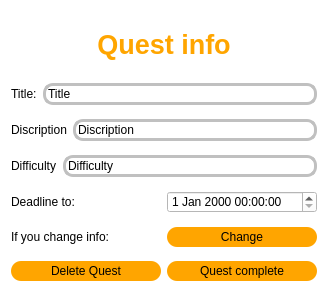
<?xml version="1.0" encoding="UTF-8"?>
<ui version="4.0">
 <class>ShowInfoQuest_DialogWindow</class>
 <widget class="QDialog" name="ShowInfoQuest_DialogWindow">
  <property name="geometry">
   <rect>
    <x>0</x>
    <y>0</y>
    <width>328</width>
    <height>305</height>
   </rect>
  </property>
  <property name="windowTitle">
   <string>Dialog</string>
  </property>
  <property name="styleSheet">
   <string notr="true">background-color:white;</string>
  </property>
  <layout class="QGridLayout" name="gridLayout">
   <item row="0" column="0">
    <widget class="QLabel" name="label_2">
     <property name="maximumSize">
      <size>
       <width>16777215</width>
       <height>50</height>
      </size>
     </property>
     <property name="font">
      <font>
       <pointsize>20</pointsize>
       <bold>true</bold>
      </font>
     </property>
     <property name="layoutDirection">
      <enum>Qt::LeftToRight</enum>
     </property>
     <property name="styleSheet">
      <string notr="true">color:orange;
</string>
     </property>
     <property name="text">
      <string>Quest info</string>
     </property>
     <property name="alignment">
      <set>Qt::AlignCenter</set>
     </property>
    </widget>
   </item>
   <item row="1" column="0">
    <layout class="QHBoxLayout" name="horizontalLayout_7">
     <item>
      <widget class="QLabel" name="Title_label__">
       <property name="styleSheet">
        <string notr="true">color:black;</string>
       </property>
       <property name="text">
        <string>Title:</string>
       </property>
      </widget>
     </item>
     <item>
      <widget class="QLineEdit" name="Title_2">
       <property name="styleSheet">
        <string notr="true">border-radius:10px;
color:black;
border: 3px solid silver;</string>
       </property>
       <property name="text">
        <string>Title</string>
       </property>
      </widget>
     </item>
    </layout>
   </item>
   <item row="2" column="0">
    <layout class="QHBoxLayout" name="horizontalLayout_8">
     <item>
      <widget class="QLabel" name="Discription_label_2">
       <property name="styleSheet">
        <string notr="true">color:black;</string>
       </property>
       <property name="text">
        <string>Discription</string>
       </property>
      </widget>
     </item>
     <item>
      <widget class="QLineEdit" name="Discription_2">
       <property name="styleSheet">
        <string notr="true">color:black;
border-radius:10px;
border: 3px solid silver;</string>
       </property>
       <property name="text">
        <string>Discription</string>
       </property>
      </widget>
     </item>
    </layout>
   </item>
   <item row="3" column="0">
    <layout class="QHBoxLayout" name="horizontalLayout_9">
     <item>
      <widget class="QLabel" name="Difficulty_label_2">
       <property name="styleSheet">
        <string notr="true">color:black;</string>
       </property>
       <property name="text">
        <string>Difficulty</string>
       </property>
      </widget>
     </item>
     <item>
      <widget class="QLineEdit" name="Difficulty_2">
       <property name="styleSheet">
        <string notr="true">border-radius:10px;
color:black;
border: 3px solid silver;</string>
       </property>
       <property name="text">
        <string>Difficulty</string>
       </property>
      </widget>
     </item>
    </layout>
   </item>
   <item row="4" column="0">
    <layout class="QHBoxLayout" name="horizontalLayout_10">
     <item>
      <widget class="QLabel" name="label_4">
       <property name="styleSheet">
        <string notr="true">color:black;</string>
       </property>
       <property name="text">
        <string>Deadline to:</string>
       </property>
      </widget>
     </item>
     <item>
      <widget class="QDateTimeEdit" name="dateTimeEdit_2">
       <property name="styleSheet">
        <string notr="true">color:black;</string>
       </property>
      </widget>
     </item>
    </layout>
   </item>
   <item row="5" column="0">
    <layout class="QHBoxLayout" name="horizontalLayout_11">
     <item>
      <widget class="QLabel" name="label_5">
       <property name="styleSheet">
        <string notr="true">color:black;</string>
       </property>
       <property name="text">
        <string>If you change info:</string>
       </property>
      </widget>
     </item>
     <item>
      <widget class="QPushButton" name="change_button">
       <property name="minimumSize">
        <size>
         <width>0</width>
         <height>20</height>
        </size>
       </property>
       <property name="styleSheet">
        <string notr="true">background-color:orange;
border-radius:10px;</string>
       </property>
       <property name="text">
        <string>Change</string>
       </property>
      </widget>
     </item>
    </layout>
   </item>
   <item row="6" column="0">
    <layout class="QHBoxLayout" name="horizontalLayout_12">
     <item>
      <widget class="QPushButton" name="Delete_Quest">
       <property name="minimumSize">
        <size>
         <width>0</width>
         <height>20</height>
        </size>
       </property>
       <property name="styleSheet">
        <string notr="true">background-color:orange;
border-radius:10px;</string>
       </property>
       <property name="text">
        <string>Delete Quest</string>
       </property>
      </widget>
     </item>
     <item>
      <widget class="QPushButton" name="Quest_complete">
       <property name="minimumSize">
        <size>
         <width>0</width>
         <height>20</height>
        </size>
       </property>
       <property name="styleSheet">
        <string notr="true">background-color:orange;
border-radius:10px;</string>
       </property>
       <property name="text">
        <string>Quest complete</string>
       </property>
      </widget>
     </item>
    </layout>
   </item>
  </layout>
 </widget>
 <resources/>
 <connections/>
</ui>
